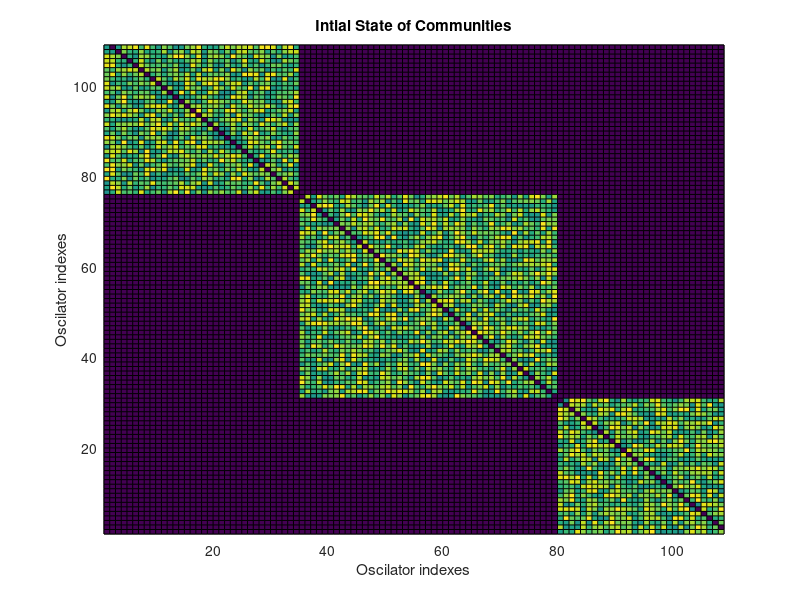

MATLAB code for this plot: (Note: this script raises an error after producing the figure.)

%% Synchronizing Mutiple Communities of Connected Oscilators
% In this problem we attempt to find the minimum number of connections
% required for synchronization of mutiple communites of mutally connected oscilators
% The communities are organized according to the Kuramoto model*

%% Preparing the General Metrics for the Communities 

%%
% time span
T = 50;
dt = T/20;
%%
% number of communities
N = 3;

%%
% maximum and minimum number of oscilators in each community
minmemb = 30;
maxmemb = 50;

%% 
% set the number of oscilators for each community
NumMemb = zeros(1, N);
for i = 1 : N
    NumMemb(i) = randi([minmemb maxmemb]);
end;
totalOsc = sum(NumMemb);

%%
% natural frequency for communities with random mean between 1 and 4
globalW = [];
for i = 1 : N
    freqMean = randi([1 4]);
    W = 0.2*randn(NumMemb(i),1)+freqMean;
    globalW = [globalW; W];
end;

%%
% starting phases for communities
globalTh = [];
for i = 1 : N
    Th = 2*pi*rand(NumMemb(i), 1);
    globalTh = [globalTh; Th];
end;

%% Creating Adjecency Matrices for Each Community and Putting Them Together
%%
% probability of coupling
%
% probability of coupling will vary depending on whether we want to study
% densly or loosely connected communitites
Pk = 1;
%%
%Coupling - refelcts the connectivity and the value of coupling coeeficient at each
%connection
globalAdj = [];
for i = 1 : N
    NumOsc = NumMemb(i);
    CoupDiag = zeros(NumOsc,NumOsc);
    NCoup =round(NumOsc^2*Pk);
    NnonCoup = NumOsc^2 - NCoup;
    %adejcency matrix 1
    K = [20*rand(NCoup,1)+20; zeros(NnonCoup,1)];
    % Generate a random index
    idx = randperm(NumOsc^2);
    % Select randomly and reshape
    K = reshape(K(idx),[NumOsc,NumOsc]);
    %make an upper triangualr matrix in order for the resulting matrix to be symmetric
    K = triu(K, 1);
    K = K + K';
    globalAdj = blkdiag(globalAdj, K);
end;
%%
% plotting the inital state of the communities
figure 
pcolor(flipud(globalAdj))
title('Intial State of Communities');
xlabel('Oscilator indexes');
ylabel('Oscilator indexes');
%% Adding Connections Between Communities

%data structure that collects mean Theta values at the end of time T
%allowed for synchronization
meanThetas = zeros(N,100);

%start increasing the percentage of connections from 0 to 100
for p=0.01:0.01:1
    %establish the set of connection between all communities
    if p == 0.3
        globalAdjatP = globalAdj;
    end;
    for j = 1:N
        %connect communities K with communities J
        for k = j+1:N
            %create the adjecency matrix for 2 communities
            numRows = NumMemb(j);
            numColumns = NumMemb(k);
            numElements = numRows*numColumns;
            CoupDiag = zeros(numRows,numColumns);
            %number of nonzero elements
            NCoup =round(numElements*p);
            %number of zero elements
            NnonCoup = numElements - NCoup;
            % generate a vector with an appropriate number of sero and
            % nonzero entries
            K = [20*rand(NCoup,1)+20; zeros(NnonCoup,1)];
            %Generate a random index
            idx = randperm(numElements);
            %Select randomly and reshape
            K = reshape(K(idx),[numRows,numColumns]);
            %put te new matrix into the appropriate place in the adjencency
            %matrix
            if j == 1
                startRow = 1;
            else
                startRow = sum(NumMemb(1:(j-1)))+1; 
            end;
            endRow = sum(NumMemb(1:j));
            startColumn = sum(NumMemb(1:(k-1)))+1;
            endColumn = sum(NumMemb(1:(k)));  
            globalAdj(startRow:endRow, startColumn:endColumn) = K;
            globalAdj(startColumn:endColumn, startRow:endRow)  = K';
        end;
    end;
    
    
    %integrate the resulting matrix for T
    [time, theta] = ode45('Theta_rhs_K_inside', [0:dt:T], globalTh, [], globalW, globalAdj, totalOsc);
    %calculate the mean value of last theta for each group
    theta = theta';
    theta = mod(theta, 2*pi);
    lastTheta = theta (:, end);
    means = zeros(N, 1);
    startIndex = 1;
    for l = 1:N
        means(l) = mean(lastTheta(startIndex:sum(NumMemb(1:l))));
        startIndex = sum(NumMemb(1:l));
    end;
    meanThetas(:, int32(p*100)) = means;
end;

%%
% visualization of communities at 30% connectivity between communities
figure
pcolor(flipud(globalAdjatP))
title('Communitites at 30% connection');
xlabel('Oscilator indexes');
ylabel('Oscilator indexes');

%% plotting
%seprate the thetas into different communities and compute their mean
percent_connections = [0.01:0.01:1];
figure
plot (percent_connections, meanThetas);
xlabel('Percentage of Connections');
time_label = int2str(T);
ylabel(['Mean thetas of communities at the end of',' ',time_label]);
title([int2str(N),' ','communities',' ', mat2str(NumMemb),' ','-members']);




